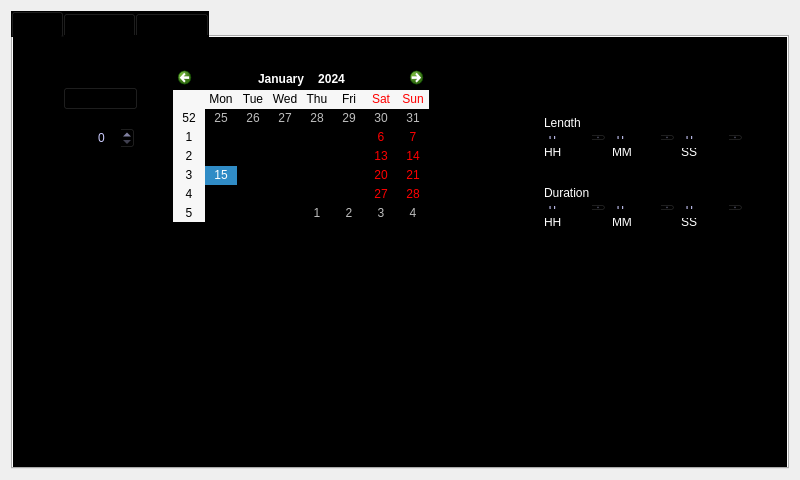
<?xml version="1.0" encoding="UTF-8"?>
<ui version="4.0">
 <class>MainWindow</class>
 <widget class="QMainWindow" name="MainWindow">
  <property name="geometry">
   <rect>
    <x>0</x>
    <y>0</y>
    <width>800</width>
    <height>480</height>
   </rect>
  </property>
  <property name="windowTitle">
   <string>MainWindow</string>
  </property>
  <property name="styleSheet">
   <string notr="true">#mainWindow {

	background: #000;
}
</string>
  </property>
  <widget class="QWidget" name="centralWidget">
   <layout class="QHBoxLayout" name="horizontalLayout">
    <item>
     <widget class="QTabWidget" name="mainTab">
      <property name="styleSheet">
       <string notr="true">#mainTab QWidget {
	background: #000;
}

#mainTab QLabel {
	color: #fff;
}

#mainTab QSpinBox {
	color: #CCCCFF;
}
</string>
      </property>
      <property name="currentIndex">
       <number>0</number>
      </property>
      <widget class="QWidget" name="tab">
       <attribute name="title">
        <string>FILM</string>
       </attribute>
       <widget class="QWidget" name="gridLayoutWidget">
        <property name="geometry">
         <rect>
          <x>520</x>
          <y>140</y>
          <width>221</width>
          <height>60</height>
         </rect>
        </property>
        <layout class="QGridLayout" name="durationGrid">
         <item row="1" column="0">
          <widget class="QSpinBox" name="durHourSpin"/>
         </item>
         <item row="1" column="1">
          <widget class="QSpinBox" name="durMinSpin"/>
         </item>
         <item row="1" column="2">
          <widget class="QSpinBox" name="durSecSpin"/>
         </item>
         <item row="2" column="0">
          <widget class="QLabel" name="durHourLabel">
           <property name="text">
            <string>HH</string>
           </property>
          </widget>
         </item>
         <item row="2" column="1">
          <widget class="QLabel" name="durMinLabel">
           <property name="text">
            <string>MM</string>
           </property>
          </widget>
         </item>
         <item row="2" column="2">
          <widget class="QLabel" name="durSecLabel">
           <property name="text">
            <string>SS</string>
           </property>
          </widget>
         </item>
         <item row="0" column="0" colspan="3">
          <widget class="QLabel" name="durLabel">
           <property name="text">
            <string>Duration</string>
           </property>
          </widget>
         </item>
        </layout>
       </widget>
       <widget class="QWidget" name="gridLayoutWidget_2">
        <property name="geometry">
         <rect>
          <x>520</x>
          <y>70</y>
          <width>221</width>
          <height>60</height>
         </rect>
        </property>
        <layout class="QGridLayout" name="lengthGrid">
         <item row="1" column="0">
          <widget class="QSpinBox" name="durHourSpin_2"/>
         </item>
         <item row="1" column="1">
          <widget class="QSpinBox" name="durMinSpin_2"/>
         </item>
         <item row="1" column="2">
          <widget class="QSpinBox" name="durSecSpin_2"/>
         </item>
         <item row="2" column="0">
          <widget class="QLabel" name="durHourLabel_2">
           <property name="text">
            <string>HH</string>
           </property>
          </widget>
         </item>
         <item row="2" column="1">
          <widget class="QLabel" name="durMinLabel_2">
           <property name="text">
            <string>MM</string>
           </property>
          </widget>
         </item>
         <item row="2" column="2">
          <widget class="QLabel" name="durSecLabel_2">
           <property name="text">
            <string>SS</string>
           </property>
          </widget>
         </item>
         <item row="0" column="0" colspan="3">
          <widget class="QLabel" name="durLabel_2">
           <property name="text">
            <string>Length</string>
           </property>
          </widget>
         </item>
        </layout>
       </widget>
       <widget class="QPushButton" name="pushButton">
        <property name="geometry">
         <rect>
          <x>50</x>
          <y>50</y>
          <width>75</width>
          <height>23</height>
         </rect>
        </property>
        <property name="text">
         <string>PushButton</string>
        </property>
       </widget>
       <widget class="QSpinBox" name="spinBox">
        <property name="geometry">
         <rect>
          <x>80</x>
          <y>90</y>
          <width>42</width>
          <height>22</height>
         </rect>
        </property>
       </widget>
       <widget class="QCalendarWidget" name="calendarWidget">
        <property name="geometry">
         <rect>
          <x>160</x>
          <y>30</y>
          <width>256</width>
          <height>155</height>
         </rect>
        </property>
       </widget>
      </widget>
      <widget class="QWidget" name="tab_2">
       <attribute name="title">
        <string>MOTION</string>
       </attribute>
       <layout class="QVBoxLayout" name="verticalLayout_3">
        <item>
         <layout class="QGridLayout" name="gridLayout_2">
          <item row="0" column="0">
           <layout class="QVBoxLayout" name="verticalLayout">
            <item>
             <spacer name="verticalSpacer">
              <property name="orientation">
               <enum>Qt::Vertical</enum>
              </property>
              <property name="sizeHint" stdset="0">
               <size>
                <width>20</width>
                <height>40</height>
               </size>
              </property>
             </spacer>
            </item>
           </layout>
          </item>
          <item row="0" column="1" colspan="3">
           <layout class="QHBoxLayout" name="horizontalLayout_2">
            <property name="sizeConstraint">
             <enum>QLayout::SetMinimumSize</enum>
            </property>
            <item>
             <widget class="QDial" name="dial_2">
              <property name="notchTarget">
               <double>25.000000000000000</double>
              </property>
              <property name="notchesVisible">
               <bool>true</bool>
              </property>
             </widget>
            </item>
            <item>
             <widget class="QDial" name="dial">
              <property name="notchTarget">
               <double>25.000000000000000</double>
              </property>
              <property name="notchesVisible">
               <bool>true</bool>
              </property>
             </widget>
            </item>
            <item>
             <widget class="QDial" name="dial_3">
              <property name="notchTarget">
               <double>25.000000000000000</double>
              </property>
              <property name="notchesVisible">
               <bool>true</bool>
              </property>
             </widget>
            </item>
           </layout>
          </item>
          <item row="1" column="1" colspan="3">
           <layout class="QHBoxLayout" name="horizontalLayout_4">
            <item>
             <widget class="QLabel" name="label_3">
              <property name="text">
               <string>TextLabel</string>
              </property>
              <property name="alignment">
               <set>Qt::AlignCenter</set>
              </property>
             </widget>
            </item>
            <item>
             <widget class="QLabel" name="label_2">
              <property name="text">
               <string>TextLabel</string>
              </property>
              <property name="alignment">
               <set>Qt::AlignCenter</set>
              </property>
             </widget>
            </item>
            <item>
             <widget class="QLabel" name="label">
              <property name="text">
               <string>TextLabel</string>
              </property>
              <property name="alignment">
               <set>Qt::AlignCenter</set>
              </property>
             </widget>
            </item>
           </layout>
          </item>
          <item row="2" column="3">
           <widget class="QLabel" name="label_10">
            <property name="text">
             <string>TextLabel</string>
            </property>
           </widget>
          </item>
          <item row="2" column="0" colspan="3">
           <widget class="QLabel" name="label_6">
            <property name="text">
             <string>TextLabel</string>
            </property>
           </widget>
          </item>
         </layout>
        </item>
        <item>
         <widget class="QFrame" name="motorTimeFrame">
          <property name="styleSheet">
           <string notr="true">#motorTimeFrame {
	background: #c0c0c0;
}</string>
          </property>
          <property name="frameShape">
           <enum>QFrame::StyledPanel</enum>
          </property>
          <property name="frameShadow">
           <enum>QFrame::Raised</enum>
          </property>
          <layout class="QVBoxLayout" name="verticalLayout_2"/>
         </widget>
        </item>
       </layout>
      </widget>
      <widget class="QWidget" name="tab_3">
       <attribute name="title">
        <string>SYSTEM</string>
       </attribute>
      </widget>
     </widget>
    </item>
   </layout>
  </widget>
  <widget class="QMenuBar" name="menuBar">
   <property name="geometry">
    <rect>
     <x>0</x>
     <y>0</y>
     <width>800</width>
     <height>21</height>
    </rect>
   </property>
  </widget>
 </widget>
 <layoutdefault spacing="6" margin="11"/>
 <resources/>
 <connections/>
</ui>
